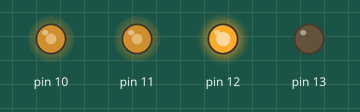
This sketch was run on a simulated Arduino Uno, built with avr-gcc and run on an emulated ATmega328P. On the bench: output pins drawn as LEDs (lit = HIGH).

Above: at 0.05 s.
At 3.95 s:
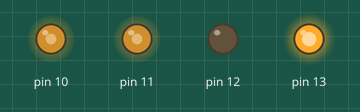
At 8.95 s:
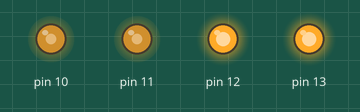
At 18.95 s:
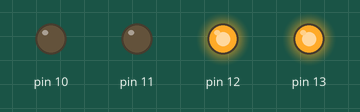
Timing chart, 0 to 24.7 s (numbered marks = the images above):
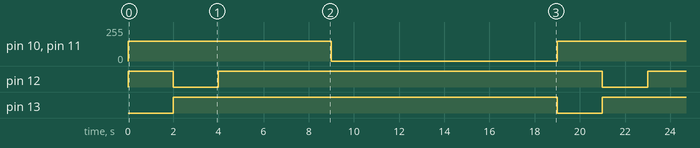

Measured:
- by itself, pin 10, pin 11: alternates 150/255 for 9.0 s and 0/255 for 10.0 s
- by itself, pin 12: repeats every 19.0 s: LOW 2.0 s, HIGH 17.0 s
- by itself, pin 13: alternates HIGH for 17.0 s and LOW for 2.0 s

The sketch:

sketch_apr24a.ino
```cpp
void setup() {
  // put your setup code here, to run once:
pinMode(12,OUTPUT);
pinMode(13,OUTPUT);
pinMode(10,OUTPUT);
pinMode(11,OUTPUT);

}

void loop() {
  // put your main code here, to run repeatedly:
digitalWrite(12,HIGH);
digitalWrite(13,LOW);
analogWrite(10,150);
analogWrite(11,150);

delay(2000);

digitalWrite(12,LOW);
digitalWrite(13,HIGH);

delay(2000);

digitalWrite(12,HIGH);
digitalWrite(13,HIGH);

delay(5000);

analogWrite(10,0);
analogWrite(11,0);

delay(5000);
delay(5000);


}
```
